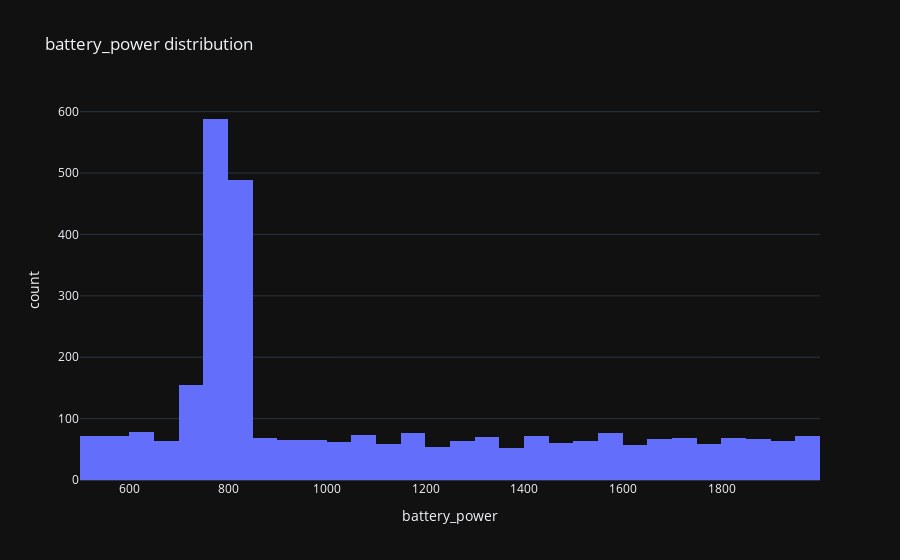
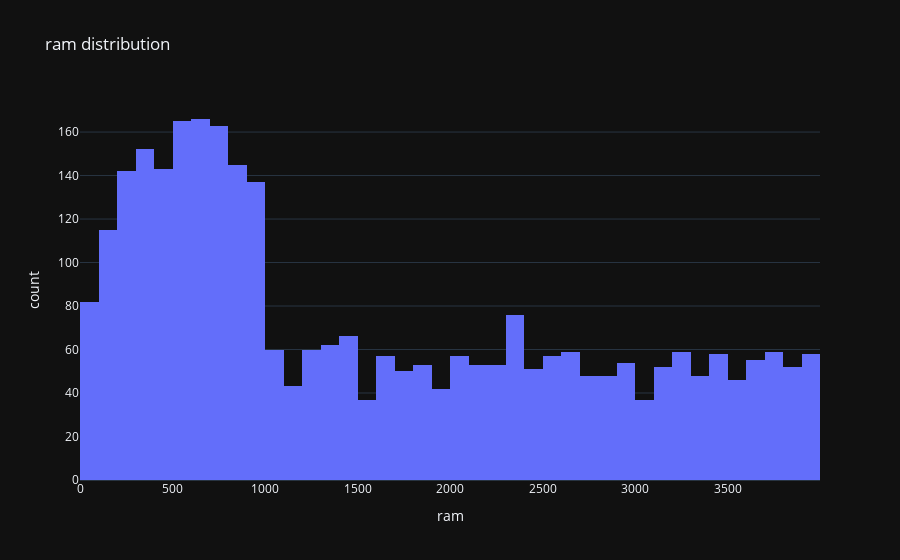
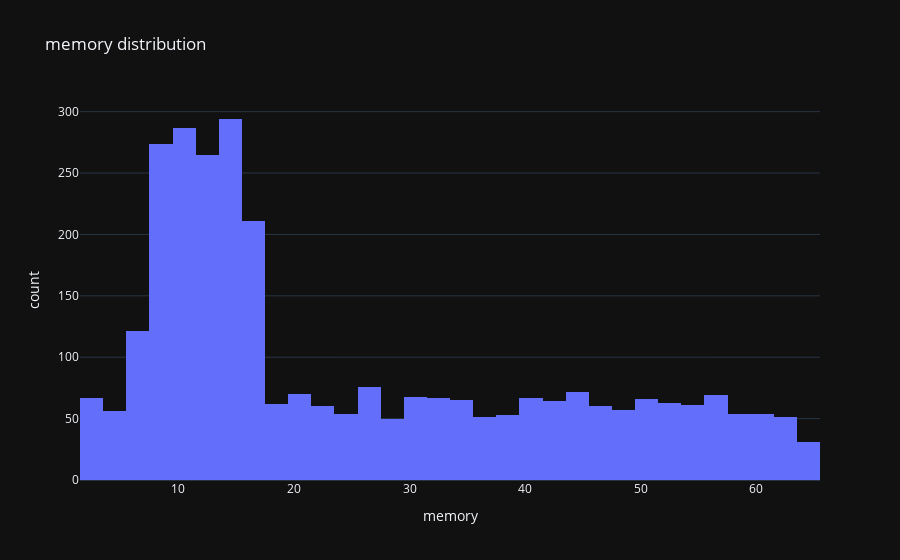
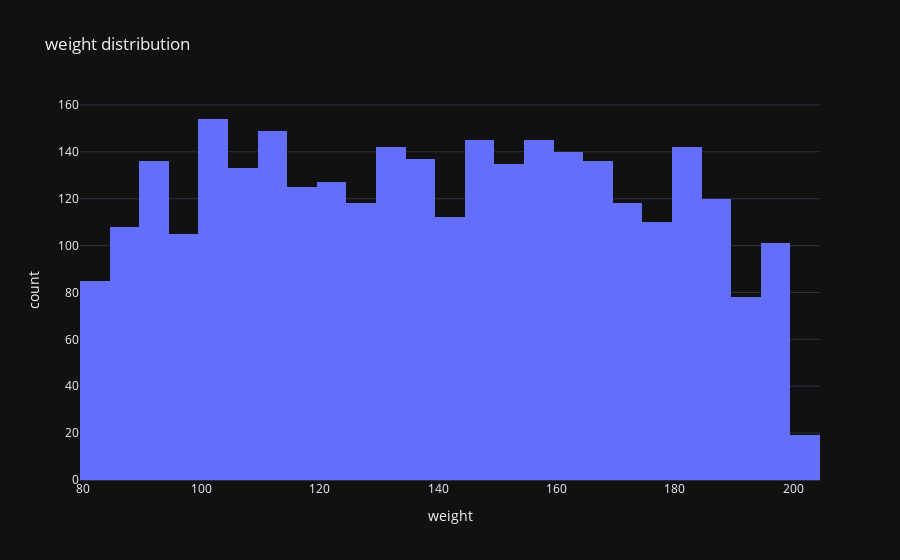

The code cell stored with these charts, in order, in its notebook:
### Code cell
# 3. Histograms
features = ['battery_power', 'ram', 'memory', 'weight', 'pixel_height', 'pixel_width']

for feature in features:
    fig = px.histogram(df, x=feature, title=f'{feature} distribution')
    fig.show()

### Figure 1 — Plotly figure (JSON) as saved in the notebook; plotly's stock layout.template omitted (floating-point values rounded to 4 significant figures; data arrays with more than 128 entries replaced by an {"elided": "..."} marker saying what was removed)
{"data": [{"bingroup": "x", "hovertemplate": "battery_power=%{x}<br>count=%{y}<extra></extra>", "legendgroup": "", "marker": {"color": "#636efa", "pattern": {"shape": ""}}, "name": "", "orientation": "v", "showlegend": false, "x": {"elided": "3020 int values"}, "xaxis": "x", "yaxis": "y", "type": "histogram"}], "layout": {"xaxis": {"anchor": "y", "domain": [0.0, 1.0], "title": {"text": "battery_power"}}, "yaxis": {"anchor": "x", "domain": [0.0, 1.0], "title": {"text": "count"}}, "legend": {"tracegroupgap": 0}, "title": {"text": "battery_power distribution"}, "barmode": "relative"}}

### Figure 2 — Plotly figure (JSON) as saved in the notebook; plotly's stock layout.template omitted (floating-point values rounded to 4 significant figures; data arrays with more than 128 entries replaced by an {"elided": "..."} marker saying what was removed)
{"data": [{"bingroup": "x", "hovertemplate": "ram=%{x}<br>count=%{y}<extra></extra>", "legendgroup": "", "marker": {"color": "#636efa", "pattern": {"shape": ""}}, "name": "", "orientation": "v", "showlegend": false, "x": {"elided": "3020 int values"}, "xaxis": "x", "yaxis": "y", "type": "histogram"}], "layout": {"xaxis": {"anchor": "y", "domain": [0.0, 1.0], "title": {"text": "ram"}}, "yaxis": {"anchor": "x", "domain": [0.0, 1.0], "title": {"text": "count"}}, "legend": {"tracegroupgap": 0}, "title": {"text": "ram distribution"}, "barmode": "relative"}}

### Figure 3 — Plotly figure (JSON) as saved in the notebook; plotly's stock layout.template omitted (floating-point values rounded to 4 significant figures; data arrays with more than 128 entries replaced by an {"elided": "..."} marker saying what was removed)
{"data": [{"bingroup": "x", "hovertemplate": "memory=%{x}<br>count=%{y}<extra></extra>", "legendgroup": "", "marker": {"color": "#636efa", "pattern": {"shape": ""}}, "name": "", "orientation": "v", "showlegend": false, "x": {"elided": "3020 int values"}, "xaxis": "x", "yaxis": "y", "type": "histogram"}], "layout": {"xaxis": {"anchor": "y", "domain": [0.0, 1.0], "title": {"text": "memory"}}, "yaxis": {"anchor": "x", "domain": [0.0, 1.0], "title": {"text": "count"}}, "legend": {"tracegroupgap": 0}, "title": {"text": "memory distribution"}, "barmode": "relative"}}

### Figure 4 — Plotly figure (JSON) as saved in the notebook; plotly's stock layout.template omitted (floating-point values rounded to 4 significant figures; data arrays with more than 128 entries replaced by an {"elided": "..."} marker saying what was removed)
{"data": [{"bingroup": "x", "hovertemplate": "weight=%{x}<br>count=%{y}<extra></extra>", "legendgroup": "", "marker": {"color": "#636efa", "pattern": {"shape": ""}}, "name": "", "orientation": "v", "showlegend": false, "x": {"elided": "3020 int values"}, "xaxis": "x", "yaxis": "y", "type": "histogram"}], "layout": {"xaxis": {"anchor": "y", "domain": [0.0, 1.0], "title": {"text": "weight"}}, "yaxis": {"anchor": "x", "domain": [0.0, 1.0], "title": {"text": "count"}}, "legend": {"tracegroupgap": 0}, "title": {"text": "weight distribution"}, "barmode": "relative"}}
